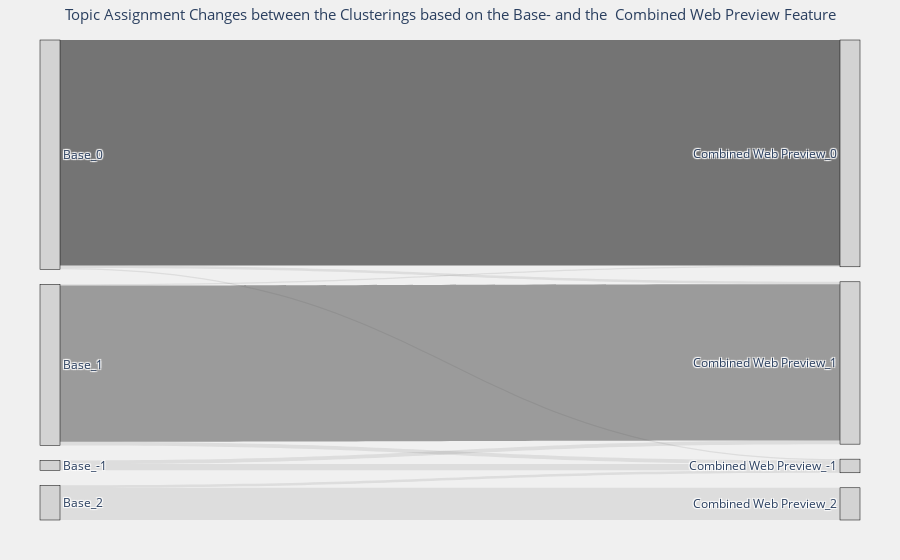

Source (notebook cell):
### Code cell
fig = plot_topic_changes("Base", " Combined Web Preview", base_topics, combined_webpreview_topics)
path = os.path.join(os.getcwd(), "../results/combined_webpreview_embeddings/base_combined_web_preview_topic_changes.png")
fig.write_image(path, width=1600, height=600, scale=2)
fig.show()

### Figure 1 — Plotly figure (JSON) as saved in the notebook; plotly's stock layout.template omitted (floating-point values rounded to 4 significant figures)
{"data": [{"link": {"color": ["rgba(50, 50, 50, 0.1)", "rgba(50, 50, 50, 0.1)", "rgba(50, 50, 50, 0.1)", "rgba(50, 50, 50, 0.6453900709219859)", "rgba(50, 50, 50, 0.1)", "rgba(50, 50, 50, 0.1)", "rgba(50, 50, 50, 0.1)", "rgba(50, 50, 50, 0.44680851063829785)", "rgba(50, 50, 50, 0.1)", "rgba(50, 50, 50, 0.1)"], "source": [0, 0, 1, 1, 1, 2, 2, 2, 3, 3], "target": [4, 6, 4, 5, 6, 4, 5, 6, 4, 7], "value": [5, 3, 1, 182, 2, 3, 1, 126, 2, 26]}, "node": {"color": "lightgrey", "label": ["Base_-1", "Base_0", "Base_1", "Base_2", " Combined Web Preview_-1", " Combined Web Preview_0", " Combined Web Preview_1", " Combined Web Preview_2"], "line": {"color": "black", "width": 0.5}, "pad": 15, "thickness": 20}, "type": "sankey"}], "layout": {"font": {"size": 12}, "margin": {"b": 40, "l": 40, "r": 40, "t": 40}, "paper_bgcolor": "rgba(240, 240, 240, 1)", "plot_bgcolor": "rgba(255, 255, 255, 1)", "title": {"font": {"size": 15}, "text": "Topic Assignment Changes between the Clusterings based on the Base- and the  Combined Web Preview Feature", "x": 0.5}}}
